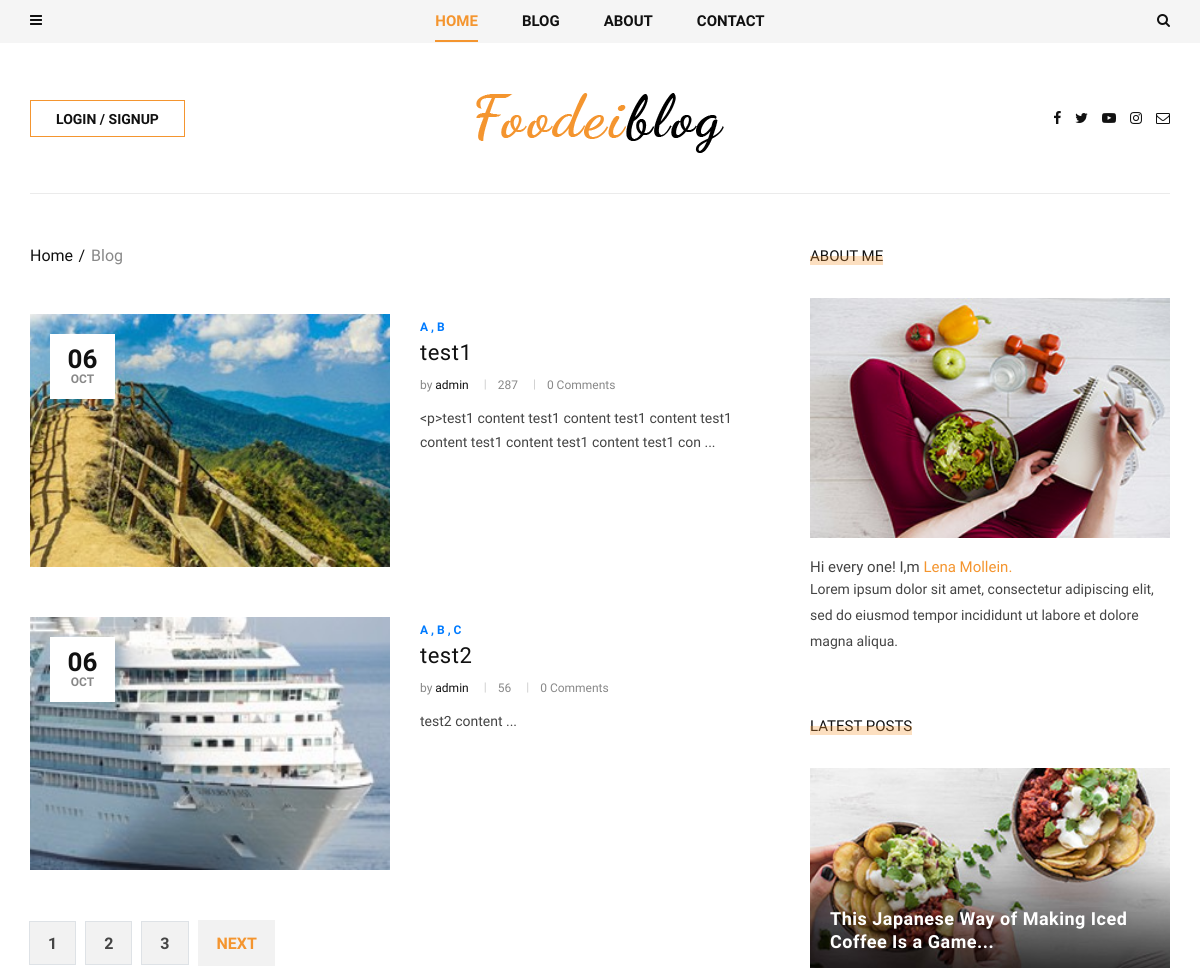
The page /blog/ (upper part) on the database as committed earlier.
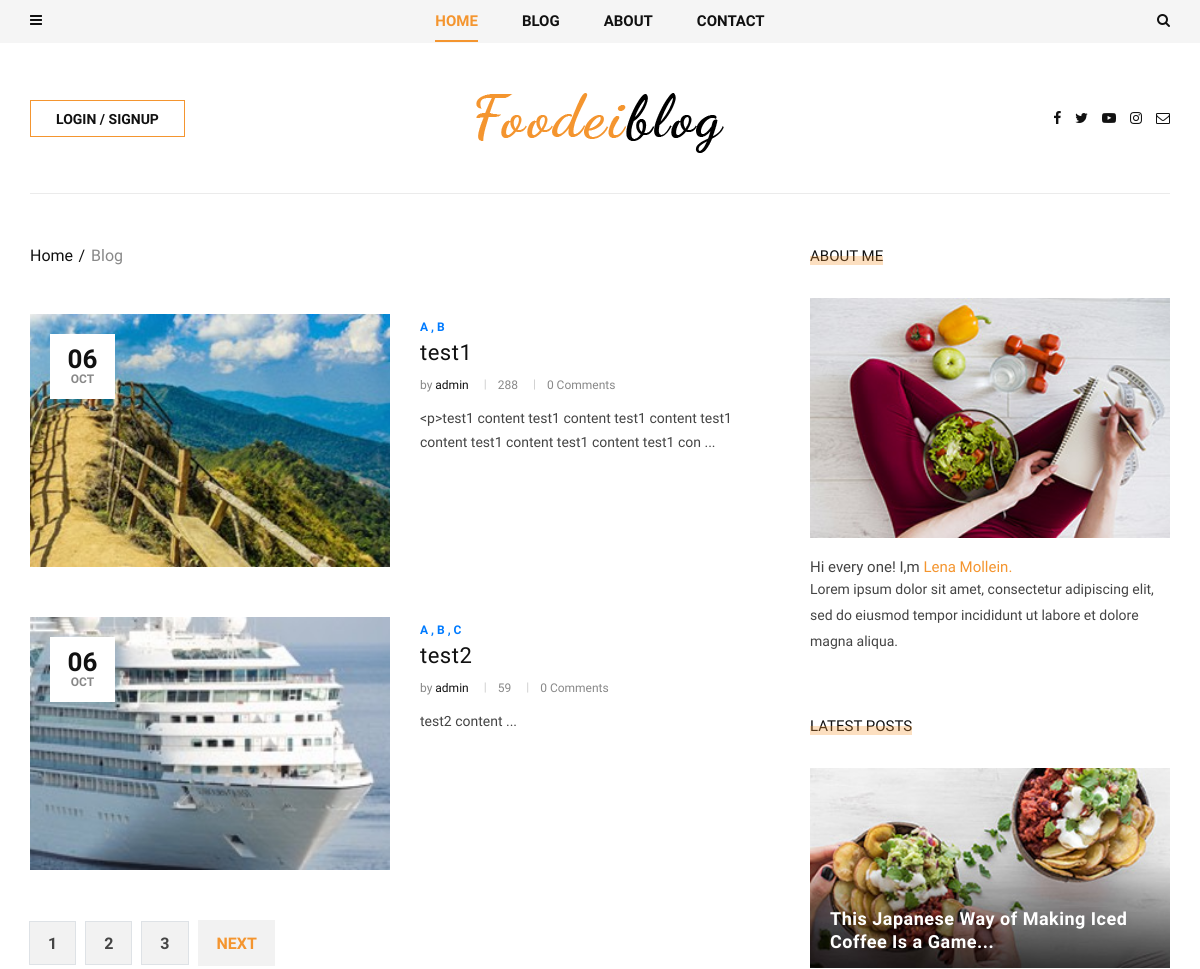
The same page on the database as committed later.
### blog/models.py (models this page shows, shortened)
class Post(models.Model):
    image = models.ImageField(upload_to = 'blog/', default = 'blog/default.jpg')
    author = models.ForeignKey(User,on_delete = models.SET_NULL,null = True)
    title = models.CharField(max_length=255)
    content = models.TextField()
    tags = TaggableManager()
    category = models.ManyToManyField(Category)
    counted_views = models.IntegerField(default=0)
    status = models.BooleanField(default=False)
    login_require = models.BooleanField(default=False)
    published_date = models.DateTimeField(null=True)
    created_date = models.DateTimeField(auto_now_add=True)
    updated_date = models.DateTimeField(auto_now=True)
    class Meta:
        ordering = ['id']

### blog/views.py (the view)
# urls.py: path('',blog_home_view,name='blog_home'),
def blog_home_view(request,cat_name = None,author = None,tag_name = None):
    posts = Post.objects.filter(published_date__lte = timezone.now(), status = True)
    s_flag = False
    if tag_name:
        posts = posts.filter(tags__name = tag_name)
    if cat_name:
        posts = posts.filter(category__name = cat_name)
    if author:
        posts = posts.filter(author__username = author)
    if s:= request.GET.get('s'):
        posts = posts.filter(content__contains = s)
        s_flag = True
    posts,totalpages = page_management(request,posts)
    context = {'posts':posts,'totalpages':totalpages,'s_flag':s_flag ,'s':s}
    return render(request,'blog/blog-home2.html',context)

### blog/models.py (called while the page is built)
    def __str__(self):
        return self.name

### blog/templatetags/blog_tags.py (called while the page is built)
@register.filter
def snippet(value,arg):
    return value[:arg]

@register.inclusion_tag('blog/blog_latestposts.html')
def latestposts():
    posts = Post.objects.filter(published_date__lte = timezone.now(),status=1).order_by('published_date')[:2]
    return {'posts':posts}

@register.inclusion_tag('blog/blog_postcategories.html')
def postcategories():
    posts = Post.objects.filter(published_date__lte = timezone.now(),status=1)
    categories = Category.objects.all()
    cat_dict = {}
    for name in categories:
        cat_dict[name] = posts.filter(category=name).count()
    return {'categories':cat_dict}

@register.inclusion_tag('blog/blog-tag-clouds.html')
def tagclouds():
    posts = Post.objects.filter(published_date__lte = timezone.now(),status=1)
    tags=set()
    for post in posts:
        post_all_tags = post.tags.all()
        for i in range(len(post_all_tags)):
            tags.add(post_all_tags[i])
    return {'tags':tags}

### mysite/templates/blog/blog-home2.html (shortened to what the changed rows need)
{%extends 'base2.html'%}
{%load static%}
{% load blog_tags %}
{%block content%}
    <section class="categories categories-grid spad">
        <div class="categories__post">
            <div class="container">
                <div class="categories__grid__post">
                    <div class="row">
                        <div class="col-lg-8 col-md-8">
                            {%for post in posts%}
                            <div class="categories__list__post__item">
                                <div class="row">
                                    <div class="col-lg-6 col-md-6">
                                        <div class="categories__post__item__pic set-bg"
                                            data-setbg={{post.image.url}}>
                                            <div class="post__meta">
                                                <h4>{{post.published_date|date:'d'}}</h4>
                                                <span>{{post.published_date|date:'M'}}</span>
                                            </div>
                                        </div>
                                    </div>
                                    <div class="col-lg-6 col-md-6">
                                        <div class="categories__post__item__text">
                                            <span class="post__label">
                                                {% for cat in post.category.all %}
                                                <a href="{% url "blog:category" cat_name=cat.name %}">{{cat.name}} {%if not forloop.last%} , {%endif%}</a>
                                                {% endfor %}
                                            </span>
                                            <h3><a href="{% url "blog:blog_single" pid=post.id %}">{{post.title}}</a></h3>
                                            <ul class="post__widget">
                                                <li>by <span>{{post.author}}</span></li>
                                                <li>{{post.counted_views}}</li>
                                                <li>{{comments|length}} Comments</li>
                                            </ul>
                                            <p>{{post.content|snippet:100}} ...</p>
                                        </div>
                                    </div>
                                </div>
                            </div>
                            {%endfor%}
                        </div>
                    </div>
                </div>
            </div>
        </div>
    </section>
{%endblock%}

Rows that differ between the two databases and show on the page:
changed Post "test1": counted_views "287" → "288"
changed Post "test2": counted_views "56" → "59"
